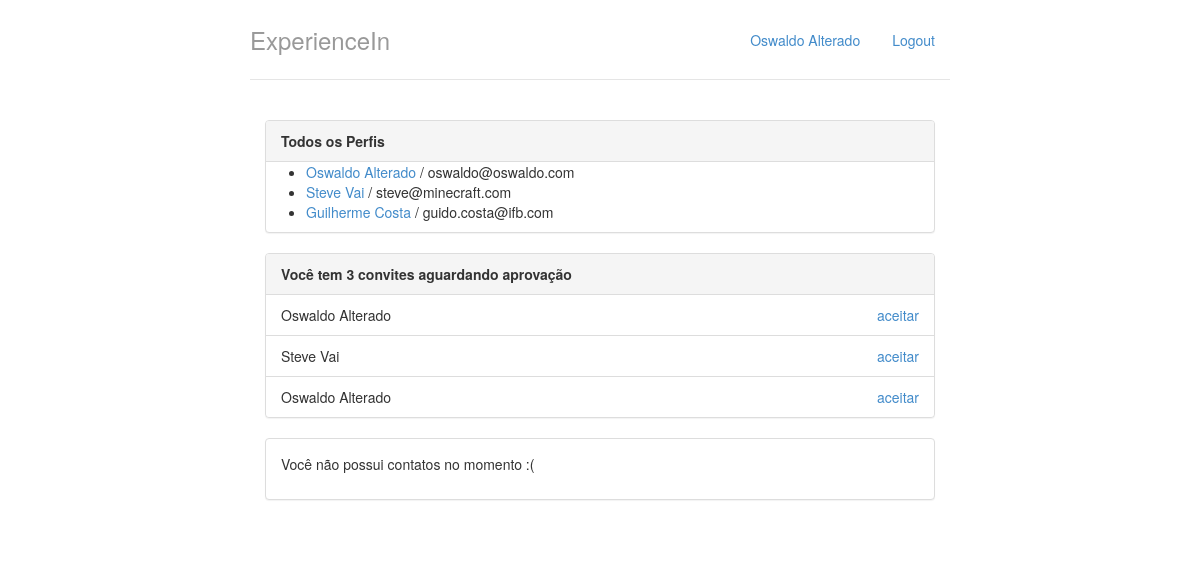
Before: / with the older database file.
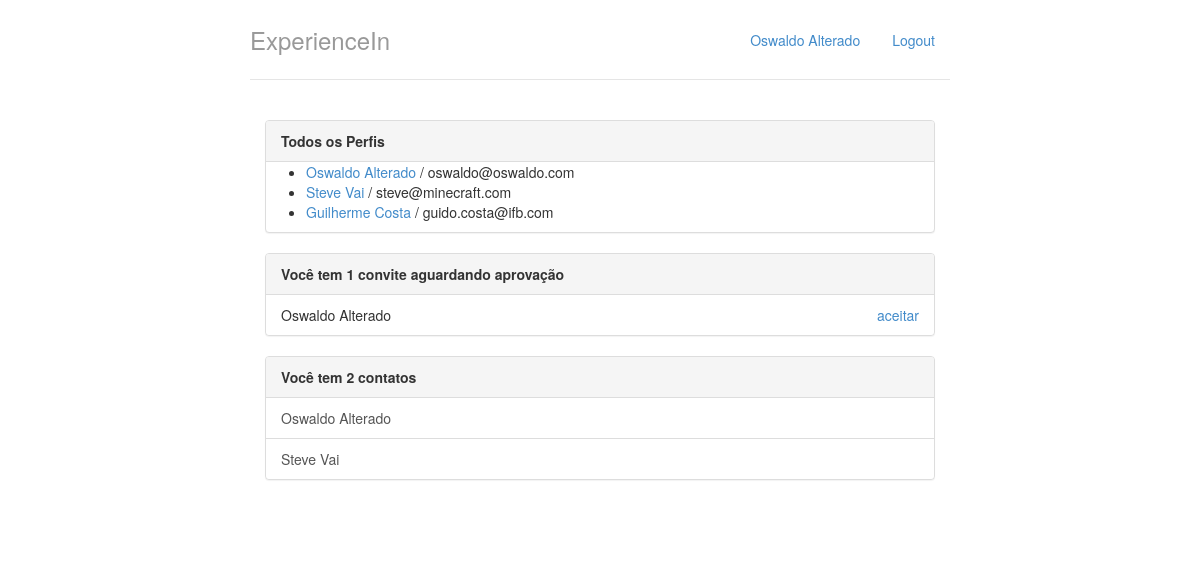
After: the same page with the newer database file.
### perfis/models.py (models this page shows, shortened)
class Perfil(models.Model):
    nome = models.CharField(max_length=255, null=False)
    email = models.CharField(max_length=255, null=False)
    telefone = models.CharField(max_length=15, null=False)
    nome_empresa = models.CharField(max_length=255, null=False)
    contatos = models.ManyToManyField('self')

class Convite(models.Model):
   solicitante = models.ForeignKey(Perfil, on_delete=models.CASCADE, related_name='convites_feitos')
   convidado = models.ForeignKey(Perfil, on_delete=models.CASCADE, related_name='convites_recebidos')

### perfis/views.py (the view)
# urls.py: path('', views.index, name='index'),
def index(request):
    return render(request, 'index.html', {'perfis' : Perfil.objects.all(), 'perfil_logado' : get_perfil_logado(request)})

### perfis/views.py (called while the page is built)
def get_perfil_logado(request):
    return Perfil.objects.get(id=1)

### perfis/templates/index.html
{% extends "base.html" %}
{% block body %}
<div class="col-lg-12">
    <div class="panel panel-default">
        <div class="panel-heading">
            <strong>Todos os Perfis</strong>
        </div>
        {% if perfis %}
          <ul>
              {% for perfil in perfis %}
                  <li>
                    <a href="{% url 'exibir' perfil.id%}">{{ perfil.nome }}</a> / {{ perfil.email }}
                  </li>
              {% endfor %}
          </ul>
        {% else %}
          <p>Nenhum Perfil encontrado</p>
        {% endif %}
    </div>
    <div class="panel panel-default">
        {% with total_de_convites=perfil_logado.convites_recebidos.count %}
          {% if total_de_convites %}
              <div class="panel-heading">
                  <strong>Você tem {{ total_de_convites }} convite{{ total_de_convites|pluralize }} aguardando aprovação</strong>
              </div>
              <ul class="list-group">
                  {% for convite in perfil_logado.convites_recebidos.all %}
                      <li class="list-group-item">
                              {{ convite.solicitante.nome }}
                              <a href="{% url 'aceitar' convite.id %}" class="pull-right">aceitar</a>
                      </li>
                  {% endfor %}
              </ul>
          {% else %}
              <div class="panel-body">
                  <p>Nenhum convite recebido :(</p>
              </div>
          {% endif %}
        {% endwith %}
    </div>
    <div class="panel panel-default">
        {% with total_de_contatos=perfil_logado.contatos.count %}
            {% if total_de_contatos %}
                <div class="panel-heading">
                        <strong>Você tem {{total_de_contatos}} contato{{ total_de_contatos|pluralize }}</strong>
                </div>
                <ul class="list-group">
                    {% for contato in perfil_logado.contatos.all %}
                        <a href="{% url 'exibir' contato.id %}" class="list-group-item">{{ contato.nome }}</a>
                    {% endfor %}
                </ul>
            {% else %}
                <div class="panel-body">
                    <p>Você não possui contatos no momento :(</p>
                </div>
            {% endif %}
        {% endwith %}
      </div>
</div>
{% endblock %}

### perfis/templates/base.html (shortened to what this page needs)
{% load staticfiles %}
<!DOCTYPE html>
<html lang="pt">
  <head>
    <link href="{% static "styles/bootstrap.css" %}" rel="stylesheet">
    <link href="{% static "styles/main.css" %}" rel="stylesheet">
  </head>
  <body>
    <div class="container">
      <div class="header">
        <ul class="nav nav-pills pull-right">
          <li class=""><a href="{% url 'index' %}">{{perfil_logado.nome}}</a></li>
          <li class=""><a href="/logout/">Logout</a></li>
        </ul>
        <h3 class="text-muted">ExperienceIn</h3>
      </div>
      <div class="row content">
        {% block body %}
        {% endblock %}
      </div>
    </div>
  </body>
</html>

Changed rows visible on the page:
removed Convite: solicitante.nome "Oswaldo Alterado"
removed Convite: solicitante.nome "Steve Vai"
now on one of the page's lists (row unchanged): Perfil: nome "Oswaldo Alterado"
now on one of the page's lists (row unchanged): Perfil: nome "Steve Vai"
Other visible differences:
{{ total_de_convites }}: "3" → "1"
{{ total_de_contatos }}: (not shown) → "2"
text no longer shown: "Você não possui contatos no momento :("
text now shown: "Você tem contato"
